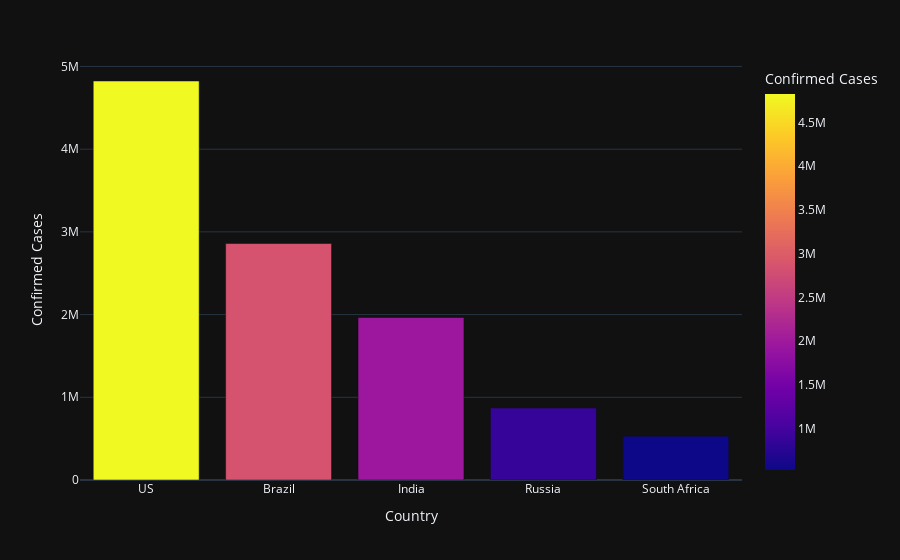

The code cell stored with this chart in its notebook:
### Markdown cell above
## Analysis of Worst Hit Countries

### Code cell
# Making a dataframe with the country data in sorted order
country_cases_sorted = country_cases.sort_values('confirmed', ascending = False)
country_cases_sorted.index = [x for x in range(len(country_cases_sorted))]

# Plotting the worst affected countries side by side for a direct comparison
fig = px.bar(country_cases_sorted.head(), x = 'country', y = 'confirmed', color = 'confirmed', \
            labels = {'country': 'Country', 'confirmed': 'Confirmed Cases'}, template = 'plotly_dark')
fig.show()

### Figure 1 — Plotly figure (JSON) as saved in the notebook; plotly's stock layout.template omitted (floating-point values rounded to 4 significant figures)
{"data": [{"alignmentgroup": "True", "hovertemplate": "Country=%{x}<br>Confirmed Cases=%{marker.color}<extra></extra>", "legendgroup": "", "marker": {"color": [4824175, 2859073, 1964536, 870187, 529877], "coloraxis": "coloraxis"}, "name": "", "offsetgroup": "", "orientation": "v", "showlegend": false, "textposition": "auto", "type": "bar", "x": ["US", "Brazil", "India", "Russia", "South Africa"], "xaxis": "x", "y": [4824175, 2859073, 1964536, 870187, 529877], "yaxis": "y"}], "layout": {"barmode": "relative", "coloraxis": {"colorbar": {"title": {"text": "Confirmed Cases"}}, "colorscale": [[0, "#0d0887"], [0.1111, "#46039f"], [0.2222, "#7201a8"], [0.3333, "#9c179e"], [0.4444, "#bd3786"], [0.5556, "#d8576b"], [0.6667, "#ed7953"], [0.7778, "#fb9f3a"], [0.8889, "#fdca26"], [1, "#f0f921"]]}, "legend": {"tracegroupgap": 0}, "margin": {"t": 60}, "xaxis": {"anchor": "y", "domain": [0, 1], "title": {"text": "Country"}}, "yaxis": {"anchor": "x", "domain": [0, 1], "title": {"text": "Confirmed Cases"}}}}
